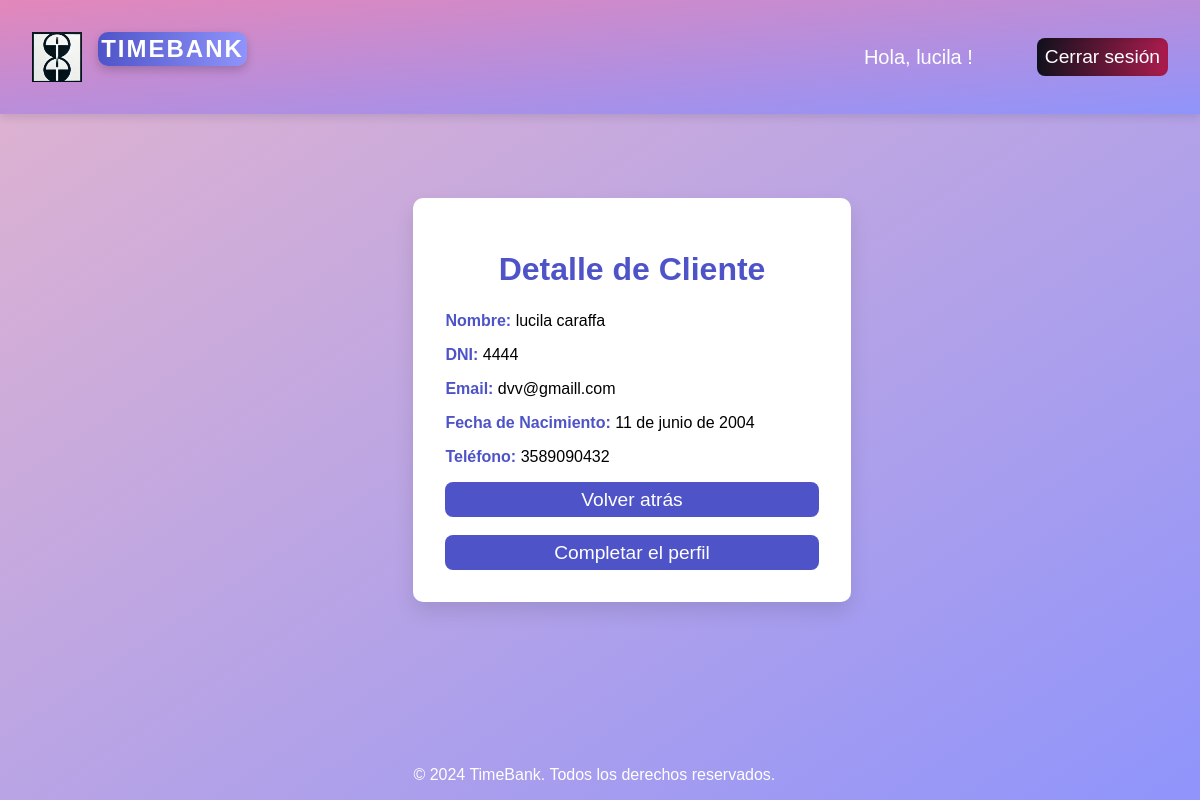
Screenshot of /clientes/cliente/4/ (signed in) with the database file from the repository.
### clientes/models.py (models this page shows, shortened)
class Cliente(models.Model):
    user = models.OneToOneField(User, on_delete=models.CASCADE, null=True, blank=True)  # Relación uno a uno con el modelo User
    nombre = models.CharField(max_length=100, blank=True)  # Permitimos que estén vacíos inicialmente
    apellido = models.CharField(max_length=100, blank=True)
    dni = models.CharField(max_length=20, blank=True)
    email = models.EmailField(blank=True)  # Usamos el email del usuario
    telefono = models.CharField(max_length=15, blank=True)
    fecha_nacimiento = models.DateField(null=True, blank=True)

### clientes/views.py (the view)
# urls.py: path('cliente/<int:cliente_id>/', views.ver_cliente, name='ver_cliente'),
@login_required
def ver_cliente(request, cliente_id):
    cliente = get_object_or_404(Cliente, id=cliente_id)
    return render(request, 'clientes/ver_cliente.html', {'cliente': cliente})

### clientes/templates/clientes/ver_cliente.html (shortened to what this page needs)
{% extends "base/base.html" %}
{% block content %}
<div class="detalle-container">
    <h1>Detalle de Cliente</h1>
    <p><strong>Nombre:</strong> {{ cliente.nombre }} {{ cliente.apellido }}</p>
    <p><strong>DNI:</strong> {{ cliente.dni }}</p>
    <p><strong>Email:</strong> {{ cliente.email }}</p>
    <p><strong>Fecha de Nacimiento:</strong> {{ cliente.fecha_nacimiento }}</p>
    <p><strong>Teléfono:</strong> {{ cliente.telefono }}</p>
    <a href="{% url 'homebanking:homebanking' %}">
        <button class="btn-submit">Volver atrás</button>
    </a>
    <br><br>
    <a href="{% url 'clientes:completar_perfil' %}">
        <button class="btn-submit">Completar el perfil</button>
    </a>
</div>
{% endblock %}

### templates/base/base.html (shortened to what this page needs)
<!DOCTYPE html>
<html lang="en">
<head>
    {% load static %}
    <link rel="stylesheet" href="{% static 'css/styles.css' %}">
</head>
<body>
    <div class="page-container">
        <header class="site-header">
            <div class="logo-container">
                <img src="{% static 'images/logo.jpg' %}" alt="Logo TimeBank" class="logo">
                <h1 class="site-title">TimeBank</h1>
            </div>
            <nav>
                <ul class="nav-links1">
                    {% if user.is_authenticated %}
                        <li>Hola, {{ user.username }} !</li>
                        <li><a href="{% url 'login:logout' %}">
                        <button class="btn-submit1">Cerrar sesión</button></a></li>
                    {% else %}
                        <li><a href="{% url 'login:login' %}">Iniciar sesión</a></li>
                        <li><a href="{% url 'login:registro' %}">Registrarse</a></li>
                    {% endif %}
                </ul>
            </nav>
        </header>
        <main>
            {% block content %}{% endblock %}
        </main>
        <footer>
            <p>&copy; 2024 TimeBank. Todos los derechos reservados.</p>
        </footer>
    </div>
</body>
</html>

### static/css/styles.css (style rules this page uses)
body { font-family: 'Arial', sans-serif; background: linear-gradient(to bottom right, #e3b4ce, #8f94fb); color: rgb(0, 0, 0); margin: 0; padding: 0; display: flex; justify-content: center; align-items: center; min-height: 100vh; }
.nav-links1 { display: flex; justify-content: center; align-items: center; gap: 4rem; font-size: 20px; list-style: none; margin: 0; padding: 0; color:rgb(255, 255, 255); }
.btn-submit1 { padding: 0.5rem; border: none; background: linear-gradient(90deg, #11111d, #ac1c4e); color: #fff; font-size: 1.2rem; border-radius: 8px; cursor: pointer; transition: background 0.3s ease; width: 100%; box-shadow: inset 0 2px 5px rgba(0, 0, 0, 0.1); flex: 1 1 auto; }
.btn-submit { padding: 0.4rem; border: none; background: #4e54c8; color: #fff; font-size: 1.2rem; border-radius: 8px; cursor: pointer; transition: background 0.3s ease; width: 100%; flex: 1 1 auto; }
.site-header { display: flex; justify-content: space-between; align-items: center; padding: 1rem 2rem; background: linear-gradient(to bottom right, #e387ba, #8f94fb); color: #ffffff; box-shadow: 0 4px 8px rgba(0, 0, 0, 0.1); position: fixed; top: 0; left: 0; right: 0; z-index: 1000; }
.site-header a { color: white; }
.logo-container { display: flex; align-items: center; gap: 1rem; }
.logo { width: 50px; height: 50px; }
.site-title { font-size: 1.5rem; font-weight: bold; color: #ffffff; text-align: center; padding: 0.2rem; margin-bottom: 2rem; background: linear-gradient(90deg, #4e54c8, #8f94fb); border-radius: 10px; box-shadow: 0 4px 10px rgba(0, 0, 0, 0.2); text-transform: uppercase; letter-spacing: 2px; }
footer { text-align: center; position: fixed; bottom:0px; color: #fff; text-align: center; padding: 0rem; margin-bottom: 0; margin-top: auto; }
.detalle-container { width: 100%; max-width: 900px; padding: 2rem; background: #fff; border-radius: 10px; box-shadow: 0 10px 20px rgba(0, 0, 0, 0.1); text-align: center; text-align: left; animation: fadeIn 1s ease-in-out; }
h1 { font-size: 2rem; color: #4e54c8; margin-bottom: 1.5rem; text-align: center; }
strong { color: #4e54c8; }

### rows the page displays
Cliente: nombre "lucila", apellido "caraffa", dni "4444", email "dvv@gmaill.com", fecha_nacimiento "11 de junio de 2004", telefono "3589090432"

### other values shown
{{ user.username }} "lucila"
